Frame 1 (no input): blank canvas, image omitted
Frame 60 (no input): blank canvas, image omitted
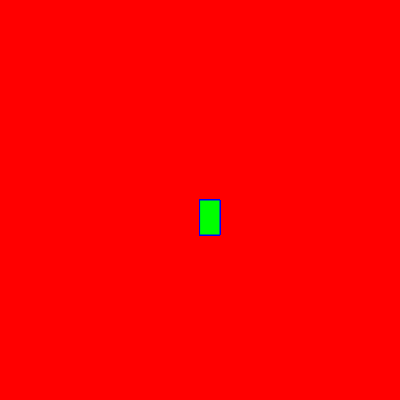
Frame 120 (the mouse pressed at the canvas centre since frame 60)

The p5.js sketch whose frames 1 and 60 were blank and that drew this single picture after the mouse press (run headless with seeded random() and noise() and a simulated clock; from frame 60 on, the mouse is pressed at the canvas centre):

// p5.js sketch
// ── sketch.js
function setup() {
    createCanvas(400,400);
    background("red")
  }
  
  function draw() {
    
    stroke("blue")
    fill("lime")
    
    if (mouseIsPressed) {
    rect(mouseX,mouseY,20,35);
   }
  }
